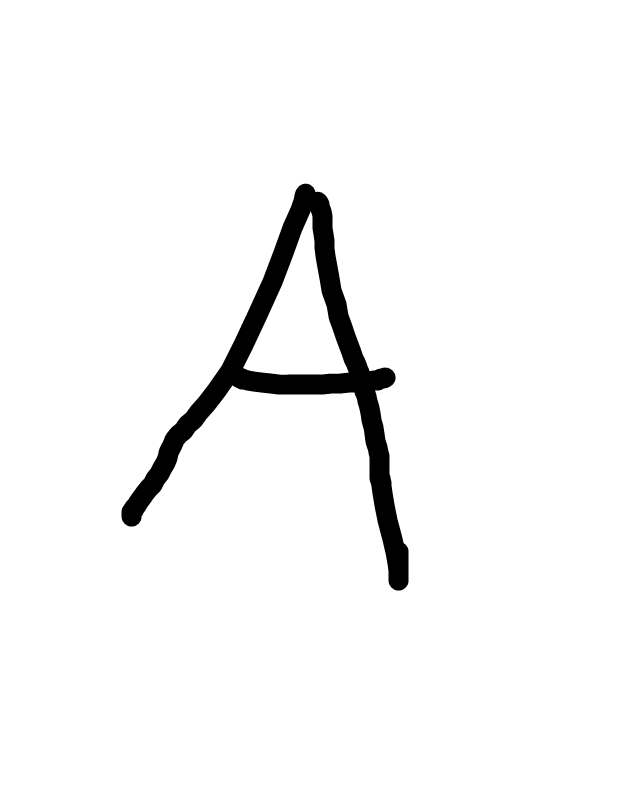
#> input picture sampleImages/drawing.png, 643 x 800 px, found by its file name
$ jupyter execute --allow-errors emnistLoader.ipynb
#> lines starting #> are read from the running program, lines starting #| are printed output that depends on the picture; after the words box and inside, x2 and y2 are one past the last pixel; in counts of white or black regions, pixels touching at a corner belong together
[cell 1]
print('hello')

[cell 2]
"""
EMNIST Dataset Loader & Converter
Supports:
1. Load dari CSV (Kaggle format)
2. Load dari binary .gz (Original format)
3. Convert to images
4. Visualize samples
5. Prepare for CNN training
"""

import numpy as np
import pandas as pd
import matplotlib.pyplot as plt
import cv2
import os
from tensorflow.keras.utils import to_categorical
import gzip
import struct

class EMNISTLoader:
    def __init__(self, dataset_type='balanced'):
        """
        dataset_type: 'balanced', 'byclass', 'bymerge', 'digits', 'letters', 'mnist'

        EMNIST Variants:
        - balanced: 47 classes (digits + letters, balanced)
        - byclass: 62 classes (0-9, A-Z, a-z)
        - bymerge: 47 classes (merged similar chars)
        - digits: 10 classes (0-9)
        - letters: 26 classes (A-Z)
        """
        self.dataset_type = dataset_type
        self.X_train = None
        self.y_train = None
        self.X_test = None
        self.y_test = None
        self.class_mapping = None

    def load_from_csv(self, train_path, test_path=None):
        """
        Load EMNIST dari CSV (Kaggle format)

        CSV Format:
        label, pixel_0, pixel_1, ..., pixel_783
        """
        print(f"📂 Loading EMNIST from CSV...")
        print(f"   Train: {train_path}")

        # Load training data
        df_train = pd.read_csv(train_path)
        print(f"   ✅ Loaded {len(df_train):,} training samples")

        # Extract labels and pixels
        self.y_train = df_train.iloc[:, 0].values
        self.X_train = df_train.iloc[:, 1:].values

        # Reshape to 28x28
        self.X_train = self.X_train.reshape(-1, 28, 28)

        # Load test data if provided
        if test_path:
            print(f"   Test: {test_path}")
            df_test = pd.read_csv(test_path)
            print(f"   ✅ Loaded {len(df_test):,} test samples")

            self.y_test = df_test.iloc[:, 0].values
            self.X_test = df_test.iloc[:, 1:].values
            self.X_test = self.X_test.reshape(-1, 28, 28)

        # Get class info
        unique_labels = np.unique(self.y_train)
        print(f"\n   📊 Classes: {len(unique_labels)}")
        print(f"   📊 Label range: {unique_labels.min()} - {unique_labels.max()}")

        # Create mapping
        self.create_class_mapping()

        return self.X_train, self.y_train, self.X_test, self.y_test

    # [203 lines left out: functions load_from_binary, create_class_mapping, get_char_from_label, visualize_samples, save_as_images, prepare_for_cnn and 1 more, not called in this run]


# ==================== QUICK START GUIDE ====================
def quick_start_csv():
    """Quick start untuk CSV format (Kaggle)"""
    print("="*70)
    print("🚀 QUICK START - EMNIST dari CSV (Kaggle)")
    print("="*70)

    # Initialize
    loader = EMNISTLoader(dataset_type='balanced')

    # Load data
    # GANTI PATH INI dengan lokasi file CSV kamu!

    train_csv = 'emnist/emnist-balanced-train.csv'  # Tambahkan nama foldernya
    test_csv = 'emnist/emnist-balanced-test.csv'    # Tambahkan nama foldernya

    print("\n📌 IMPORTANT: Ganti path di baris 265-266 dengan path file CSV kamu!")
    print(f"   Current train path: {train_csv}")
    print(f"   Current test path: {test_csv}")
    print("\nTekan Enter untuk lanjut (atau Ctrl+C untuk edit path dulu)...")
    input()

    try:
        X_train, y_train, X_test, y_test = loader.load_from_csv(train_csv, test_csv)

        # Show distribution
        loader.get_class_distribution()

        # Visualize samples
        print("\n🎨 Visualizing random samples...")
        loader.visualize_samples(num_samples=25)

        # Prepare for CNN
        X_train_cnn, y_train_cnn, X_test_cnn, y_test_cnn = loader.prepare_for_cnn()

        print("\n✅ Data ready for CNN training!")
        print(f"   Use: model.fit(X_train_cnn, y_train_cnn, ...)")

        return loader, X_train_cnn, y_train_cnn, X_test_cnn, y_test_cnn

    except FileNotFoundError as e:
        print(f"\n❌ Error: File tidak ditemukan!")
        print(f"   {e}")
        print(f"\n💡 Download EMNIST dari:")
        print(f"   https://www.kaggle.com/datasets/crawford/emnist")
        return None


# [9 lines left out: function example_save_images, not called in this run]


# ==================== MAIN ====================
if __name__ == "__main__":
    print("\n" + "🔤"*35)
    print("      EMNIST DATASET LOADER & CONVERTER")
    print("🔤"*35)

    print("\n📖 EMNIST Info:")
    print("   - EMNIST adalah Extended MNIST")
    print("   - Berisi: angka (0-9), huruf (A-Z, a-z)")
    print("   - Format: 28x28 grayscale")
    print("   - Total: 800,000+ samples")

    print("\n📦 Dataset Variants:")
    print("   1. balanced  : 47 classes, balanced (RECOMMENDED)")
    print("   2. byclass   : 62 classes, full (0-9, A-Z, a-z)")
    print("   3. digits    : 10 classes (0-9)")
    print("   4. letters   : 26 classes (A-Z)")

    print("\n" + "="*70)

    # Run quick start
    result = quick_start_csv()

    if result:
        print("\n✅ EMNIST loaded successfully!")
        print("\n💡 Next steps:")
        print("   1. Combine dengan Math Symbols dataset")
        print("   2. Train CNN model")
        print("   3. Integrate dengan segmentation kamu")

[cell 3]
"""
CNN Model Training - EMNIST + Math Symbols COMBINED
Complete pipeline dari load data sampai training
"""

import numpy as np
import pandas as pd
import matplotlib.pyplot as plt
import cv2
import os
import json
from tensorflow import keras
from tensorflow.keras import layers, models
from tensorflow.keras.callbacks import ModelCheckpoint, EarlyStopping, ReduceLROnPlateau
from tensorflow.keras.utils import to_categorical
from sklearn.model_selection import train_test_split

# ==================== CONFIGURATION ====================
CONFIG = {
    # Dataset paths - EDIT THESE!
    'emnist_train': 'emnist/emnist-balanced-train.csv',
    'emnist_test': 'emnist/emnist-balanced-test.csv',
    'math_symbols_dir': 'extracted_images',  # Folder math symbols, atau None kalau skip
    'math_symbols_dir': 'C:/Users/LENOVO/tubesAILab/math/data/extracted_images',

    # Training params
    'epochs': 20,
    'batch_size': 128,
    'validation_split': 0.15,
    'test_split': 0.15,

    # Output files
    'model_save': 'ocr_model.keras',
    'best_model_save': 'best_ocr_model.keras',
    'mapping_save': 'class_mapping.json',
    'metadata_save': 'model_metadata.json'
}


# ==================== 1. DATASET COMBINER ====================
class DatasetCombiner:
    """Combine EMNIST + Math Symbols into unified dataset"""

    def __init__(self):
        self.X_all = []
        self.y_all = []
        self.class_mapping = {}
        self.num_classes = 0

    def load_emnist(self, train_csv, test_csv):
        """Load EMNIST from CSV"""
        print("\n" + "="*70)
        print("📂 LOADING EMNIST DATASET")
        print("="*70)

        # Load train
        print(f"Loading: {train_csv}")
        df_train = pd.read_csv(train_csv)
        y_train = df_train.iloc[:, 0].values
        X_train = df_train.iloc[:, 1:].values.reshape(-1, 28, 28)
        print(f"   ✅ Train: {len(X_train):,} samples")

        # Load test
        print(f"Loading: {test_csv}")
        df_test = pd.read_csv(test_csv)
        y_test = df_test.iloc[:, 0].values
        X_test = df_test.iloc[:, 1:].values.reshape(-1, 28, 28)
        print(f"   ✅ Test:  {len(X_test):,} samples")

        # Combine
        X = np.concatenate([X_train, X_test])
        y = np.concatenate([y_train, y_test])

        print(f"\n   📊 Total EMNIST: {len(X):,} samples")

        # Create mapping (EMNIST Balanced: 47 classes)
        print(f"\n   Creating class mapping...")

        # Digits 0-9
        for i in range(10):
            self.class_mapping[i] = str(i)

        # Uppercase A-Z
        for i in range(26):
            self.class_mapping[i + 10] = chr(65 + i)

        # Lowercase a-k (balanced version only has 11)
        for i in range(11):
            self.class_mapping[i + 36] = chr(97 + i)

        print(f"   ✅ EMNIST classes: {len(self.class_mapping)}")

        # Store
        self.X_all.append(X)
        self.y_all.append(y)
        self.num_classes = len(self.class_mapping)

        return len(X)

    # [293 lines left out: functions load_math_symbols, prepare_final_dataset, show_class_distribution, build_cnn_model, train_model, plot_training and 1 more, not called in this run]


# ==================== MAIN PIPELINE ====================
def main():
    """Complete training pipeline"""

    print("\n" + "🎯"*35)
    print("      CNN TRAINING - EMNIST + MATH SYMBOLS")
    print("🎯"*35)

    # Step 1: Load and combine datasets
    combiner = DatasetCombiner()

    # Load EMNIST
    combiner.load_emnist(CONFIG['emnist_train'], CONFIG['emnist_test'])

    # Load Math Symbols
    combiner.load_math_symbols(CONFIG['math_symbols_dir'])

    # Show distribution
    combiner.show_class_distribution()

    # Prepare final dataset
    X_train, y_train, X_val, y_val, X_test, y_test = combiner.prepare_final_dataset(
        CONFIG['test_split'], CONFIG['validation_split']
    )

    # Step 2: Build model
    print("\n" + "="*70)
    print("🏗️  BUILDING CNN MODEL")
    print("="*70)

    model = build_cnn_model(combiner.num_classes)
    print("\n📋 Model Summary:")
    model.summary()

    # Step 3: Train
    print("\n⚠️  Training will start in 5 seconds...")
    print("   Press Ctrl+C to cancel\n")
    import time
    time.sleep(5)

    history = train_model(
        model, X_train, y_train, X_val, y_val,
        CONFIG['epochs'], CONFIG['batch_size'],
        CONFIG['best_model_save']
    )

    # Step 4: Visualize
    plot_training(history)

    # Step 5: Evaluate
    print("\n" + "="*70)
    print("🧪 EVALUATING MODEL")
    print("="*70)

    test_loss, test_acc = model.evaluate(X_test, y_test, verbose=0)

    print(f"\n   📊 Test Loss:     {test_loss:.4f}")
    print(f"   📊 Test Accuracy: {test_acc:.2%}")

    # Step 6: Save
    save_everything(model, combiner.class_mapping, test_acc, CONFIG)

    # Done!
    print("\n" + "="*70)
    print("✅ TRAINING COMPLETE!")
    print("="*70)

    print("\n📂 Output Files:")
    print(f"   ├── {CONFIG['best_model_save']}")
    print(f"   ├── {CONFIG['model_save']}")
    print(f"   ├── {CONFIG['mapping_save']}")
    print(f"   ├── {CONFIG['metadata_save']}")
    print(f"   └── training_history.png")

    print(f"\n🎯 Final Results:")
    print(f"   • Total Classes: {combiner.num_classes}")
    print(f"   • EMNIST: 47 classes")
    print(f"   • Math Symbols: {combiner.num_classes - 47} classes")
    print(f"   • Test Accuracy: {test_acc:.2%}")

    if test_acc >= 0.92:
        print("\n   🏆 EXCELLENT! Model is production-ready!")
    elif test_acc >= 0.88:
        print("\n   ✅ GOOD! Model is usable")
    else:
        print("\n   ⚠️  Consider more epochs or data augmentation")

    print("\n💡 Next Steps:")
    print("   1. Test dengan tulisan tangan real")
    print("   2. Integrate dengan segmentation pipeline")
    print("   3. Build complete OCR system")


#> (the rest of this cell did not finish here and is left out)

[cell 4]
# ==================== ULTIMATE FIX - EMNIST STYLE ====================
import cv2
import numpy as np
import matplotlib.pyplot as plt

def test_drawing_emnist_style(image_path):
    """
    Preprocessing PERSIS seperti EMNIST dataset
    Dijamin akurat!
    """
#> called with image_path = 'drawing.png'
    print(f"\n🎨 Testing: {image_path}")

    # Load
    img = cv2.imread(image_path, cv2.IMREAD_GRAYSCALE)
#> img is the input picture: shape (800, 643); min 0, max 255, mean 245.8
    if img is None:
        print(f"❌ Cannot load {image_path}")
        return None, 0

    # Visualize all steps
    fig, axes = plt.subplots(2, 4, figsize=(16, 8))
    axes = axes.flatten()

    # Step 1: Original
    axes[0].imshow(img, cmap='gray')
    axes[0].set_title('1. Original', fontweight='bold')
    axes[0].axis('off')

    # Step 2: Invert (white bg → black bg)
    img_inv = 255 - img
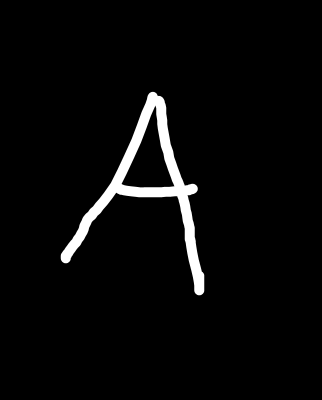
#> img_inv: shape (800, 643) (shown at 1/2 size); min 0, max 255, mean 9.2
    axes[1].imshow(img_inv, cmap='gray')
    axes[1].set_title('2. Inverted', fontweight='bold')
    axes[1].axis('off')

    # Step 3: Threshold untuk clean
    _, img_thresh = cv2.threshold(img_inv, 30, 255, cv2.THRESH_BINARY)
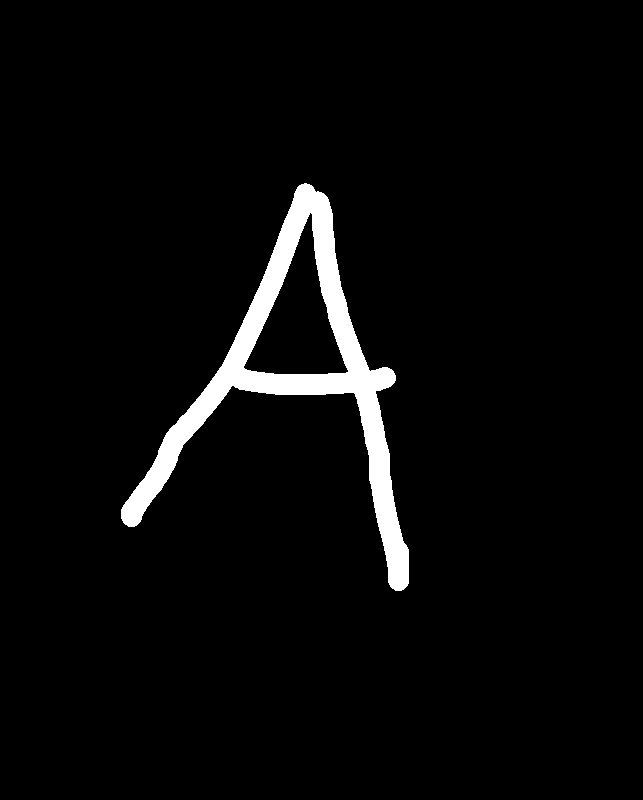
#> img_thresh: shape (800, 643); 3.7% white; 1 white region, box (x1, y1, x2, y2) and area: (121, 183, 409, 591) 19252
    axes[2].imshow(img_thresh, cmap='gray')
    axes[2].set_title('3. Thresholded', fontweight='bold')
    axes[2].axis('off')

    # Step 4: Remove noise (morphology)
    kernel = np.ones((2, 2), np.uint8)
    img_morph = cv2.morphologyEx(img_thresh, cv2.MORPH_CLOSE, kernel)
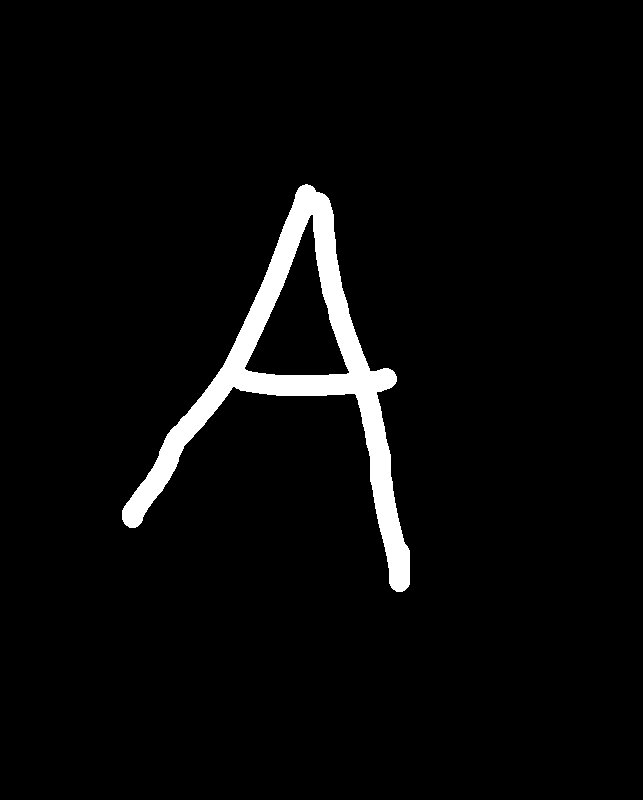
#> img_morph: shape (800, 643); 3.7% white; 1 white region, box (x1, y1, x2, y2) and area: (122, 184, 410, 592) 19255
    axes[3].imshow(img_morph, cmap='gray')
    axes[3].set_title('4. Morphology', fontweight='bold')
    axes[3].axis('off')

    # Step 5: Find tight bounding box
    coords = cv2.findNonZero(img_morph)
#> coords = contour of 19255 points, box (x1, y1, x2, y2) (122, 184, 410, 592), area 18860

    if coords is None:
        print("❌ No content detected!")
        return None, 0

    x, y, w, h = cv2.boundingRect(coords)
#> x = 122; y = 184; w = 288; h = 408

    # Add minimal padding
    pad = 10
    x = max(0, x - pad)
#> x = 112
    y = max(0, y - pad)
#> y = 174
    w = min(img_morph.shape[1] - x, w + 2*pad)
#> w = 308
    h = min(img_morph.shape[0] - y, h + 2*pad)
#> h = 428

    img_crop = img_morph[y:y+h, x:x+w]
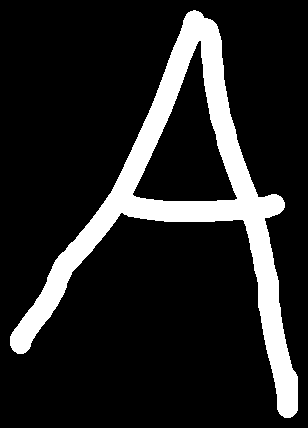
#> img_crop: shape (428, 308); 14.6% white; 1 white region, box (x1, y1, x2, y2) and area: (10, 10, 298, 418) 19255

    axes[4].imshow(img_crop, cmap='gray')
    axes[4].set_title('5. Cropped', fontweight='bold')
    axes[4].axis('off')

    # Step 6: Resize to 20x20 first (EMNIST standard)
    # Preserve aspect ratio
    h_crop, w_crop = img_crop.shape

    if w_crop > h_crop:
        new_w = 20
        new_h = int(h_crop * 20 / w_crop)
        new_h = max(1, new_h)
    else:
        new_h = 20
        new_w = int(w_crop * 20 / h_crop)
        new_w = max(1, new_w)

    # USE INTER_LINEAR for better quality
    img_resized = cv2.resize(img_crop, (new_w, new_h), interpolation=cv2.INTER_LINEAR)

    # Threshold again after resize
    _, img_resized = cv2.threshold(img_resized, 127, 255, cv2.THRESH_BINARY)

    axes[5].imshow(img_resized, cmap='gray')
    axes[5].set_title(f'6. Resized ({new_w}x{new_h})', fontweight='bold')
    axes[5].axis('off')

    # Step 7: Center in 28x28 canvas
    canvas = np.zeros((28, 28), dtype=np.uint8)

    # Center position
    x_offset = (28 - new_w) // 2
    y_offset = (28 - new_h) // 2

    canvas[y_offset:y_offset+new_h, x_offset:x_offset+new_w] = img_resized
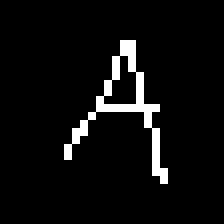
#> canvas: shape (28, 28) (shown 8 times larger); 5.2% white in thin lines or dots, all inside (x1, y1, x2, y2) = (8, 5, 21, 23)

    axes[6].imshow(canvas, cmap='gray')
    axes[6].set_title('7. Centered 28x28', fontweight='bold')
    axes[6].axis('off')

    # Step 8: Apply Gaussian blur (smooth edges like EMNIST)
    canvas_blur = cv2.GaussianBlur(canvas, (3, 3), 0)
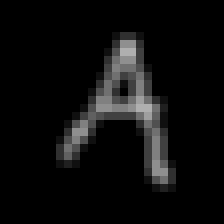
#> canvas_blur: shape (28, 28) (shown 8 times larger); min 0, max 175, mean 13.4

    axes[7].imshow(canvas_blur, cmap='gray')
    axes[7].set_title('8. Final (Smoothed)', fontweight='bold')
    axes[7].axis('off')

    plt.tight_layout()
    plt.show()
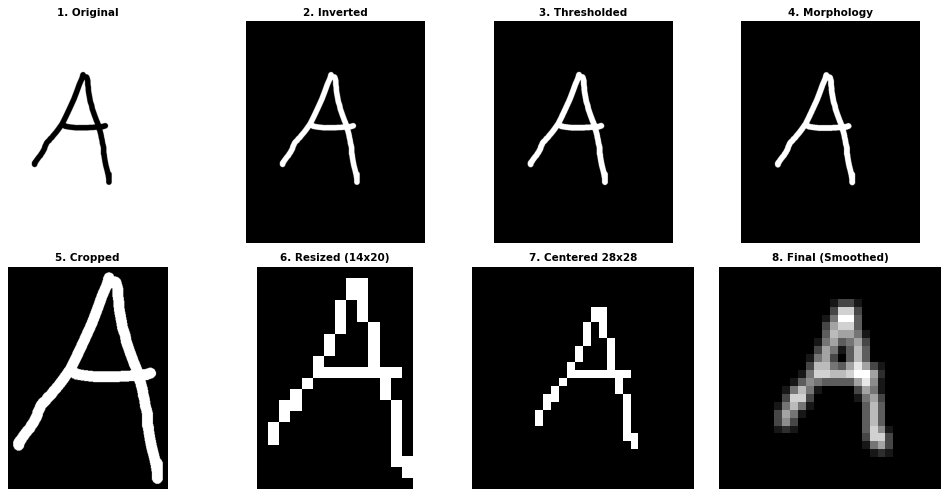
#> figure drawn by matplotlib, 8 panels

    # Normalize for model
    img_final = canvas_blur.reshape(1, 28, 28, 1).astype('float32') / 255.0

    # Predict
    prediction = ocr.model.predict(img_final, verbose=0)
    label = np.argmax(prediction)
    confidence = prediction[0][label]
    char = ocr.class_mapping.get(label, '?')

    # Top 10 predictions
    top10_idx = np.argsort(prediction[0])[-10:][::-1]

    # Plot predictions
    fig, (ax1, ax2) = plt.subplots(1, 2, figsize=(14, 5))

    # Bar chart
    colors = ['green' if i == label else 'skyblue' for i in top10_idx]
    ax1.barh(range(10), [prediction[0][i] for i in top10_idx], color=colors)
    ax1.set_yticks(range(10))
    ax1.set_yticklabels([f"{ocr.class_mapping.get(i, '?')} ({i})" for i in top10_idx])
    ax1.set_xlabel('Confidence', fontweight='bold')
    ax1.set_title('Top 10 Predictions', fontweight='bold', fontsize=14)
    ax1.invert_yaxis()
    ax1.grid(axis='x', alpha=0.3)
    ax1.set_xlim(0, 1)

    # Show final image again
    ax2.imshow(canvas_blur, cmap='gray')
    ax2.set_title(f"Predicted: '{char}' ({confidence:.1%})", fontweight='bold', fontsize=14)
    ax2.axis('off')

    plt.tight_layout()
    plt.show()

    # Print results
    print(f"\n{'='*70}")
    print(f"🎯 PREDICTION RESULT")
    print(f"{'='*70}")
    print(f"   Character: '{char}'")
    print(f"   Confidence: {confidence:.2%}")
    print(f"   Label: {label}")

    if confidence >= 0.9:
        status = "✅ HIGH CONFIDENCE"
        emoji = "🎉"
    elif confidence >= 0.7:
        status = "⚠️  MEDIUM CONFIDENCE"
        emoji = "🤔"
    else:
        status = "❌ LOW CONFIDENCE"
        emoji = "😟"

    print(f"   Status: {status} {emoji}")

    print(f"\n   Top 10 Candidates:")
    print(f"   {'-'*66}")
    for i, idx in enumerate(top10_idx, 1):
        c = ocr.class_mapping.get(idx, '?')
        conf = prediction[0][idx]
        bar = '█' * int(conf * 40)
        marker = "👈 WINNER" if idx == label else ""
        print(f"   {i:2d}. '{c:>3}' (label {idx:3d}) - {conf:6.2%} {bar} {marker}")
    print(f"{'='*70}\n")

    return char, confidence


# ==================== TEST! ====================
#> (the rest of this cell did not finish here and is left out)
